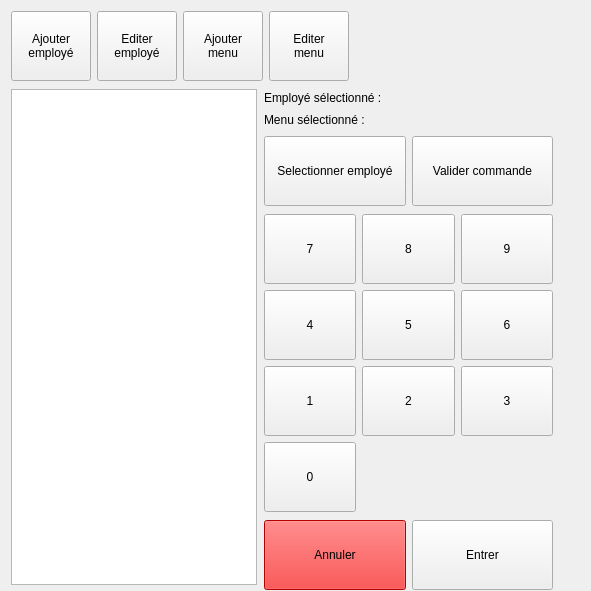
<?xml version="1.0" encoding="UTF-8"?>
<ui version="4.0">
 <class>MainWindow</class>
 <widget class="QMainWindow" name="MainWindow">
  <property name="geometry">
   <rect>
    <x>0</x>
    <y>0</y>
    <width>591</width>
    <height>591</height>
   </rect>
  </property>
  <property name="windowTitle">
   <string>point de vente</string>
  </property>
  <widget class="QWidget" name="centralwidget">
   <widget class="QTextEdit" name="te_purchase_recap">
    <property name="geometry">
     <rect>
      <x>11</x>
      <y>89</y>
      <width>246</width>
      <height>496</height>
     </rect>
    </property>
    <property name="focusPolicy">
     <enum>Qt::NoFocus</enum>
    </property>
   </widget>
   <widget class="QWidget" name="">
    <property name="geometry">
     <rect>
      <x>11</x>
      <y>11</y>
      <width>360</width>
      <height>72</height>
     </rect>
    </property>
    <layout class="QGridLayout" name="gridLayout_2">
     <property name="sizeConstraint">
      <enum>QLayout::SetFixedSize</enum>
     </property>
     <item row="0" column="1">
      <widget class="QPushButton" name="b_edit_user">
       <property name="minimumSize">
        <size>
         <width>0</width>
         <height>70</height>
        </size>
       </property>
       <property name="text">
        <string>Editer
employé</string>
       </property>
      </widget>
     </item>
     <item row="0" column="2">
      <widget class="QPushButton" name="b_add_menu">
       <property name="minimumSize">
        <size>
         <width>0</width>
         <height>70</height>
        </size>
       </property>
       <property name="text">
        <string>Ajouter
menu</string>
       </property>
      </widget>
     </item>
     <item row="0" column="3">
      <widget class="QPushButton" name="b_edit_menu">
       <property name="minimumSize">
        <size>
         <width>0</width>
         <height>70</height>
        </size>
       </property>
       <property name="text">
        <string>Editer
menu</string>
       </property>
      </widget>
     </item>
     <item row="0" column="0">
      <widget class="QPushButton" name="b_add_user">
       <property name="minimumSize">
        <size>
         <width>0</width>
         <height>70</height>
        </size>
       </property>
       <property name="text">
        <string>Ajouter
employé</string>
       </property>
      </widget>
     </item>
    </layout>
   </widget>
   <widget class="QLabel" name="ld_current_menu">
    <property name="geometry">
     <rect>
      <x>419</x>
      <y>112</y>
      <width>130</width>
      <height>16</height>
     </rect>
    </property>
    <property name="text">
     <string/>
    </property>
   </widget>
   <widget class="QLabel" name="ld_current_user">
    <property name="geometry">
     <rect>
      <x>419</x>
      <y>90</y>
      <width>130</width>
      <height>16</height>
     </rect>
    </property>
    <property name="text">
     <string/>
    </property>
   </widget>
   <widget class="QLabel" name="l_current_user">
    <property name="geometry">
     <rect>
      <x>264</x>
      <y>90</y>
      <width>129</width>
      <height>16</height>
     </rect>
    </property>
    <property name="text">
     <string>Employé sélectionné :</string>
    </property>
   </widget>
   <widget class="QLabel" name="l_menu_select">
    <property name="geometry">
     <rect>
      <x>264</x>
      <y>112</y>
      <width>111</width>
      <height>16</height>
     </rect>
    </property>
    <property name="text">
     <string>Menu sélectionné :</string>
    </property>
   </widget>
   <widget class="QWidget" name="">
    <property name="geometry">
     <rect>
      <x>264</x>
      <y>134</y>
      <width>289</width>
      <height>458</height>
     </rect>
    </property>
    <layout class="QGridLayout" name="gridLayout_5">
     <item row="0" column="0">
      <layout class="QGridLayout" name="gridLayout_3">
       <item row="0" column="0">
        <widget class="QPushButton" name="b_select_user">
         <property name="minimumSize">
          <size>
           <width>0</width>
           <height>70</height>
          </size>
         </property>
         <property name="text">
          <string>Selectionner employé</string>
         </property>
        </widget>
       </item>
       <item row="0" column="1">
        <widget class="QPushButton" name="b_validate_purchase">
         <property name="minimumSize">
          <size>
           <width>0</width>
           <height>70</height>
          </size>
         </property>
         <property name="text">
          <string>Valider commande</string>
         </property>
        </widget>
       </item>
      </layout>
     </item>
     <item row="1" column="0">
      <layout class="QGridLayout" name="gridLayout">
       <item row="0" column="0">
        <widget class="QPushButton" name="b_k_7">
         <property name="minimumSize">
          <size>
           <width>70</width>
           <height>70</height>
          </size>
         </property>
         <property name="focusPolicy">
          <enum>Qt::NoFocus</enum>
         </property>
         <property name="text">
          <string>7</string>
         </property>
        </widget>
       </item>
       <item row="0" column="1">
        <widget class="QPushButton" name="b_k_8">
         <property name="minimumSize">
          <size>
           <width>70</width>
           <height>70</height>
          </size>
         </property>
         <property name="focusPolicy">
          <enum>Qt::NoFocus</enum>
         </property>
         <property name="layoutDirection">
          <enum>Qt::LeftToRight</enum>
         </property>
         <property name="text">
          <string>8</string>
         </property>
        </widget>
       </item>
       <item row="0" column="2">
        <widget class="QPushButton" name="b_k_9">
         <property name="minimumSize">
          <size>
           <width>70</width>
           <height>70</height>
          </size>
         </property>
         <property name="focusPolicy">
          <enum>Qt::NoFocus</enum>
         </property>
         <property name="text">
          <string>9</string>
         </property>
        </widget>
       </item>
       <item row="1" column="0">
        <widget class="QPushButton" name="b_k_4">
         <property name="minimumSize">
          <size>
           <width>70</width>
           <height>70</height>
          </size>
         </property>
         <property name="focusPolicy">
          <enum>Qt::NoFocus</enum>
         </property>
         <property name="text">
          <string>4</string>
         </property>
        </widget>
       </item>
       <item row="1" column="1">
        <widget class="QPushButton" name="b_k_5">
         <property name="minimumSize">
          <size>
           <width>70</width>
           <height>70</height>
          </size>
         </property>
         <property name="focusPolicy">
          <enum>Qt::NoFocus</enum>
         </property>
         <property name="text">
          <string>5</string>
         </property>
        </widget>
       </item>
       <item row="1" column="2">
        <widget class="QPushButton" name="b_k_6">
         <property name="minimumSize">
          <size>
           <width>70</width>
           <height>70</height>
          </size>
         </property>
         <property name="focusPolicy">
          <enum>Qt::NoFocus</enum>
         </property>
         <property name="text">
          <string>6</string>
         </property>
        </widget>
       </item>
       <item row="2" column="0">
        <widget class="QPushButton" name="b_k_1">
         <property name="minimumSize">
          <size>
           <width>70</width>
           <height>70</height>
          </size>
         </property>
         <property name="focusPolicy">
          <enum>Qt::NoFocus</enum>
         </property>
         <property name="text">
          <string>1</string>
         </property>
        </widget>
       </item>
       <item row="2" column="1">
        <widget class="QPushButton" name="b_k_2">
         <property name="minimumSize">
          <size>
           <width>70</width>
           <height>70</height>
          </size>
         </property>
         <property name="focusPolicy">
          <enum>Qt::NoFocus</enum>
         </property>
         <property name="text">
          <string>2</string>
         </property>
        </widget>
       </item>
       <item row="2" column="2">
        <widget class="QPushButton" name="b_k_3">
         <property name="minimumSize">
          <size>
           <width>70</width>
           <height>70</height>
          </size>
         </property>
         <property name="focusPolicy">
          <enum>Qt::NoFocus</enum>
         </property>
         <property name="text">
          <string>3</string>
         </property>
        </widget>
       </item>
       <item row="3" column="0">
        <widget class="QPushButton" name="b_k_0">
         <property name="minimumSize">
          <size>
           <width>70</width>
           <height>70</height>
          </size>
         </property>
         <property name="focusPolicy">
          <enum>Qt::NoFocus</enum>
         </property>
         <property name="contextMenuPolicy">
          <enum>Qt::NoContextMenu</enum>
         </property>
         <property name="text">
          <string>0</string>
         </property>
        </widget>
       </item>
      </layout>
     </item>
     <item row="2" column="0">
      <layout class="QGridLayout" name="gridLayout_4">
       <item row="0" column="0">
        <widget class="QPushButton" name="b_k_cancel">
         <property name="minimumSize">
          <size>
           <width>0</width>
           <height>70</height>
          </size>
         </property>
         <property name="autoFillBackground">
          <bool>false</bool>
         </property>
         <property name="styleSheet">
          <string notr="true">background-color: rgb(255, 0, 0);</string>
         </property>
         <property name="text">
          <string>Annuler</string>
         </property>
        </widget>
       </item>
       <item row="0" column="1">
        <widget class="QPushButton" name="b_k_enter">
         <property name="minimumSize">
          <size>
           <width>0</width>
           <height>70</height>
          </size>
         </property>
         <property name="autoFillBackground">
          <bool>false</bool>
         </property>
         <property name="text">
          <string>Entrer</string>
         </property>
        </widget>
       </item>
      </layout>
     </item>
    </layout>
   </widget>
  </widget>
 </widget>
 <tabstops>
  <tabstop>b_add_user</tabstop>
  <tabstop>b_edit_user</tabstop>
  <tabstop>b_add_menu</tabstop>
  <tabstop>b_edit_menu</tabstop>
  <tabstop>b_select_user</tabstop>
  <tabstop>b_k_enter</tabstop>
  <tabstop>b_k_cancel</tabstop>
  <tabstop>b_validate_purchase</tabstop>
  <tabstop>te_purchase_recap</tabstop>
  <tabstop>b_k_0</tabstop>
  <tabstop>b_k_1</tabstop>
  <tabstop>b_k_2</tabstop>
  <tabstop>b_k_3</tabstop>
  <tabstop>b_k_4</tabstop>
  <tabstop>b_k_5</tabstop>
  <tabstop>b_k_6</tabstop>
  <tabstop>b_k_7</tabstop>
  <tabstop>b_k_8</tabstop>
  <tabstop>b_k_9</tabstop>
 </tabstops>
 <resources/>
 <connections/>
</ui>
